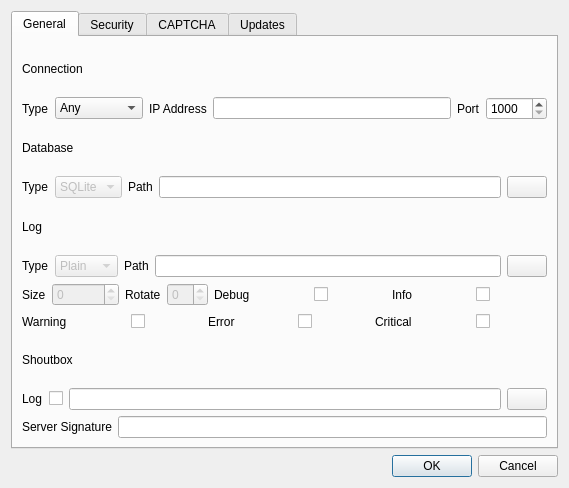
<?xml version="1.0" encoding="UTF-8"?>
<ui version="4.0">
 <class>Settings</class>
 <widget class="QWidget" name="Settings">
  <property name="geometry">
   <rect>
    <x>0</x>
    <y>0</y>
    <width>569</width>
    <height>488</height>
   </rect>
  </property>
  <layout class="QVBoxLayout">
   <item>
    <widget class="QTabWidget" name="tabWidget">
     <property name="currentIndex">
      <number>0</number>
     </property>
     <widget class="QWidget" name="tab">
      <attribute name="title">
       <string>General</string>
      </attribute>
      <layout class="QVBoxLayout">
       <item>
        <widget class="QLabel" name="connectionLabel">
         <property name="text">
          <string>Connection</string>
         </property>
        </widget>
       </item>
       <item>
        <layout class="QHBoxLayout">
         <item>
          <widget class="QLabel" name="connectionTypeLabel">
           <property name="text">
            <string>Type</string>
           </property>
          </widget>
         </item>
         <item>
          <widget class="QComboBox" name="connectionType">
           <item>
            <property name="text">
             <string>Any</string>
            </property>
           </item>
           <item>
            <property name="text">
             <string>Localhost</string>
            </property>
           </item>
           <item>
            <property name="text">
             <string>IP Address</string>
            </property>
           </item>
          </widget>
         </item>
         <item>
          <widget class="QLabel" name="connectionIPLabel">
           <property name="text">
            <string>IP Address</string>
           </property>
          </widget>
         </item>
         <item>
          <widget class="QLineEdit" name="connectionIP"/>
         </item>
         <item>
          <widget class="QLabel" name="connectionPortLabel">
           <property name="text">
            <string>Port</string>
           </property>
          </widget>
         </item>
         <item>
          <widget class="QSpinBox" name="connectionPort">
           <property name="minimum">
            <number>1000</number>
           </property>
           <property name="maximum">
            <number>99999</number>
           </property>
          </widget>
         </item>
        </layout>
       </item>
       <item>
        <widget class="QLabel" name="databaseLabel">
         <property name="text">
          <string>Database</string>
         </property>
        </widget>
       </item>
       <item>
        <layout class="QHBoxLayout">
         <item>
          <widget class="QLabel" name="databaseTypeLabel">
           <property name="text">
            <string>Type</string>
           </property>
          </widget>
         </item>
         <item>
          <widget class="QComboBox" name="databaseType">
           <property name="enabled">
            <bool>false</bool>
           </property>
           <item>
            <property name="text">
             <string>SQLite</string>
            </property>
           </item>
          </widget>
         </item>
         <item>
          <widget class="QLabel" name="databasePathLabel">
           <property name="text">
            <string>Path</string>
           </property>
          </widget>
         </item>
         <item>
          <widget class="QLineEdit" name="databasePath"/>
         </item>
         <item>
          <widget class="QPushButton" name="databaseBrowse"/>
         </item>
        </layout>
       </item>
       <item>
        <widget class="QLabel" name="logLabel">
         <property name="text">
          <string>Log</string>
         </property>
        </widget>
       </item>
       <item>
        <layout class="QHBoxLayout">
         <item>
          <widget class="QLabel" name="logTypeLabel">
           <property name="text">
            <string>Type</string>
           </property>
          </widget>
         </item>
         <item>
          <widget class="QComboBox" name="logType">
           <property name="enabled">
            <bool>false</bool>
           </property>
           <item>
            <property name="text">
             <string>Plain</string>
            </property>
           </item>
           <item>
            <property name="text">
             <string>HTML</string>
            </property>
           </item>
          </widget>
         </item>
         <item>
          <widget class="QLabel" name="logPathLabel">
           <property name="text">
            <string>Path</string>
           </property>
          </widget>
         </item>
         <item>
          <widget class="QLineEdit" name="logPath"/>
         </item>
         <item>
          <widget class="QPushButton" name="logBrowse"/>
         </item>
        </layout>
       </item>
       <item>
        <layout class="QHBoxLayout">
         <item>
          <widget class="QLabel" name="logSizeLabel">
           <property name="text">
            <string>Size</string>
           </property>
          </widget>
         </item>
         <item>
          <widget class="QSpinBox" name="logSize">
           <property name="enabled">
            <bool>false</bool>
           </property>
           <property name="maximum">
            <number>999999</number>
           </property>
          </widget>
         </item>
         <item>
          <widget class="QLabel" name="logRotateLabel">
           <property name="text">
            <string>Rotate</string>
           </property>
          </widget>
         </item>
         <item>
          <widget class="QSpinBox" name="logRotate">
           <property name="enabled">
            <bool>false</bool>
           </property>
          </widget>
         </item>
         <item>
          <widget class="QLabel" name="logDebugLabel">
           <property name="text">
            <string>Debug</string>
           </property>
          </widget>
         </item>
         <item>
          <layout class="QHBoxLayout">
           <item>
            <spacer>
             <property name="orientation">
              <enum>Qt::Horizontal</enum>
             </property>
             <property name="sizeHint" stdset="0">
              <size>
               <width>40</width>
               <height>20</height>
              </size>
             </property>
            </spacer>
           </item>
           <item>
            <widget class="QCheckBox" name="logDebug"/>
           </item>
           <item>
            <spacer>
             <property name="orientation">
              <enum>Qt::Horizontal</enum>
             </property>
             <property name="sizeHint" stdset="0">
              <size>
               <width>40</width>
               <height>20</height>
              </size>
             </property>
            </spacer>
           </item>
          </layout>
         </item>
         <item>
          <widget class="QLabel" name="logInfoLabel">
           <property name="text">
            <string>Info</string>
           </property>
          </widget>
         </item>
         <item>
          <layout class="QHBoxLayout">
           <item>
            <spacer>
             <property name="orientation">
              <enum>Qt::Horizontal</enum>
             </property>
             <property name="sizeHint" stdset="0">
              <size>
               <width>40</width>
               <height>20</height>
              </size>
             </property>
            </spacer>
           </item>
           <item>
            <widget class="QCheckBox" name="logInfo"/>
           </item>
           <item>
            <spacer>
             <property name="orientation">
              <enum>Qt::Horizontal</enum>
             </property>
             <property name="sizeHint" stdset="0">
              <size>
               <width>40</width>
               <height>20</height>
              </size>
             </property>
            </spacer>
           </item>
          </layout>
         </item>
        </layout>
       </item>
       <item>
        <layout class="QHBoxLayout">
         <item>
          <widget class="QLabel" name="logWarningLabel">
           <property name="text">
            <string>Warning</string>
           </property>
          </widget>
         </item>
         <item>
          <layout class="QHBoxLayout">
           <item>
            <spacer>
             <property name="orientation">
              <enum>Qt::Horizontal</enum>
             </property>
             <property name="sizeHint" stdset="0">
              <size>
               <width>40</width>
               <height>20</height>
              </size>
             </property>
            </spacer>
           </item>
           <item>
            <widget class="QCheckBox" name="logWarning"/>
           </item>
           <item>
            <spacer>
             <property name="orientation">
              <enum>Qt::Horizontal</enum>
             </property>
             <property name="sizeHint" stdset="0">
              <size>
               <width>40</width>
               <height>20</height>
              </size>
             </property>
            </spacer>
           </item>
          </layout>
         </item>
         <item>
          <widget class="QLabel" name="logErrorLabel">
           <property name="text">
            <string>Error</string>
           </property>
          </widget>
         </item>
         <item>
          <layout class="QHBoxLayout">
           <item>
            <spacer>
             <property name="orientation">
              <enum>Qt::Horizontal</enum>
             </property>
             <property name="sizeHint" stdset="0">
              <size>
               <width>40</width>
               <height>20</height>
              </size>
             </property>
            </spacer>
           </item>
           <item>
            <widget class="QCheckBox" name="logError"/>
           </item>
           <item>
            <spacer>
             <property name="orientation">
              <enum>Qt::Horizontal</enum>
             </property>
             <property name="sizeHint" stdset="0">
              <size>
               <width>40</width>
               <height>20</height>
              </size>
             </property>
            </spacer>
           </item>
          </layout>
         </item>
         <item>
          <widget class="QLabel" name="logCriticalLabel">
           <property name="text">
            <string>Critical</string>
           </property>
          </widget>
         </item>
         <item>
          <layout class="QHBoxLayout">
           <item>
            <spacer>
             <property name="orientation">
              <enum>Qt::Horizontal</enum>
             </property>
             <property name="sizeHint" stdset="0">
              <size>
               <width>40</width>
               <height>20</height>
              </size>
             </property>
            </spacer>
           </item>
           <item>
            <widget class="QCheckBox" name="logCritical"/>
           </item>
           <item>
            <spacer>
             <property name="orientation">
              <enum>Qt::Horizontal</enum>
             </property>
             <property name="sizeHint" stdset="0">
              <size>
               <width>40</width>
               <height>20</height>
              </size>
             </property>
            </spacer>
           </item>
          </layout>
         </item>
        </layout>
       </item>
       <item>
        <widget class="QLabel" name="shoutboxLabel">
         <property name="text">
          <string>Shoutbox</string>
         </property>
        </widget>
       </item>
       <item>
        <layout class="QHBoxLayout">
         <item>
          <widget class="QLabel" name="shoutbotLogLabel">
           <property name="text">
            <string>Log</string>
           </property>
          </widget>
         </item>
         <item>
          <widget class="QCheckBox" name="shoutboxLog"/>
         </item>
         <item>
          <widget class="QLineEdit" name="shoutboxPath"/>
         </item>
         <item>
          <widget class="QPushButton" name="shoutboxBrowse"/>
         </item>
        </layout>
       </item>
       <item>
        <layout class="QHBoxLayout">
         <item>
          <widget class="QLabel" name="sigLabel">
           <property name="text">
            <string>Server Signature</string>
           </property>
          </widget>
         </item>
         <item>
          <widget class="QLineEdit" name="sig"/>
         </item>
        </layout>
       </item>
      </layout>
     </widget>
     <widget class="QWidget" name="tab_2">
      <attribute name="title">
       <string>Security</string>
      </attribute>
      <layout class="QVBoxLayout">
       <item>
        <widget class="QLabel" name="sslLabel">
         <property name="text">
          <string>SSL</string>
         </property>
        </widget>
       </item>
       <item>
        <layout class="QHBoxLayout">
         <item>
          <widget class="QLabel" name="sslEnabledLabel">
           <property name="text">
            <string>Enabled</string>
           </property>
          </widget>
         </item>
         <item>
          <widget class="QCheckBox" name="sslEnabled"/>
         </item>
         <item>
          <spacer>
           <property name="orientation">
            <enum>Qt::Horizontal</enum>
           </property>
           <property name="sizeHint" stdset="0">
            <size>
             <width>40</width>
             <height>20</height>
            </size>
           </property>
          </spacer>
         </item>
        </layout>
       </item>
       <item>
        <layout class="QGridLayout">
         <item row="0" column="0">
          <widget class="QLabel" name="sslCertLabel">
           <property name="text">
            <string>Certificate</string>
           </property>
          </widget>
         </item>
         <item row="0" column="1">
          <widget class="QLineEdit" name="sslCertPath"/>
         </item>
         <item row="0" column="2">
          <widget class="QPushButton" name="sslCertBrowse"/>
         </item>
         <item row="1" column="0">
          <widget class="QLabel" name="sslKeyLabel">
           <property name="text">
            <string>Key</string>
           </property>
          </widget>
         </item>
         <item row="1" column="1">
          <widget class="QLineEdit" name="sslKeyPath"/>
         </item>
         <item row="1" column="2">
          <widget class="QPushButton" name="sslKeyBrowse"/>
         </item>
        </layout>
       </item>
       <item>
        <widget class="QLabel" name="authDatabaseLabel">
         <property name="text">
          <string>Auth Database</string>
         </property>
        </widget>
       </item>
       <item>
        <layout class="QHBoxLayout">
         <item>
          <widget class="QLabel" name="authDatabaseTypeLabel">
           <property name="text">
            <string>Type</string>
           </property>
          </widget>
         </item>
         <item>
          <widget class="QComboBox" name="authDatabaseType">
           <property name="enabled">
            <bool>false</bool>
           </property>
           <item>
            <property name="text">
             <string>SQLite</string>
            </property>
           </item>
          </widget>
         </item>
         <item>
          <widget class="QLabel" name="authPathLabel">
           <property name="text">
            <string>Path</string>
           </property>
          </widget>
         </item>
         <item>
          <widget class="QLineEdit" name="authPath"/>
         </item>
         <item>
          <widget class="QPushButton" name="authBrowse"/>
         </item>
        </layout>
       </item>
       <item>
        <widget class="QLabel" name="permsLabel">
         <property name="text">
          <string>Default Permissions</string>
         </property>
        </widget>
       </item>
       <item>
        <layout class="QHBoxLayout">
         <item>
          <widget class="QLabel" name="adminPermLabel">
           <property name="text">
            <string>Admin</string>
           </property>
          </widget>
         </item>
         <item>
          <layout class="QHBoxLayout">
           <item>
            <spacer>
             <property name="orientation">
              <enum>Qt::Horizontal</enum>
             </property>
             <property name="sizeHint" stdset="0">
              <size>
               <width>40</width>
               <height>20</height>
              </size>
             </property>
            </spacer>
           </item>
           <item>
            <widget class="QCheckBox" name="adminPerm"/>
           </item>
           <item>
            <spacer>
             <property name="orientation">
              <enum>Qt::Horizontal</enum>
             </property>
             <property name="sizeHint" stdset="0">
              <size>
               <width>40</width>
               <height>20</height>
              </size>
             </property>
            </spacer>
           </item>
          </layout>
         </item>
         <item>
          <widget class="QLabel" name="view_dbPermLabel">
           <property name="text">
            <string>View DB</string>
           </property>
          </widget>
         </item>
         <item>
          <layout class="QHBoxLayout">
           <item>
            <spacer>
             <property name="orientation">
              <enum>Qt::Horizontal</enum>
             </property>
             <property name="sizeHint" stdset="0">
              <size>
               <width>40</width>
               <height>20</height>
              </size>
             </property>
            </spacer>
           </item>
           <item>
            <widget class="QCheckBox" name="view_dbPerm"/>
           </item>
           <item>
            <spacer>
             <property name="orientation">
              <enum>Qt::Horizontal</enum>
             </property>
             <property name="sizeHint" stdset="0">
              <size>
               <width>40</width>
               <height>20</height>
              </size>
             </property>
            </spacer>
           </item>
          </layout>
         </item>
         <item>
          <widget class="QLabel" name="modify_dbPermLabel">
           <property name="text">
            <string>Modify DB</string>
           </property>
          </widget>
         </item>
         <item>
          <layout class="QHBoxLayout">
           <item>
            <spacer>
             <property name="orientation">
              <enum>Qt::Horizontal</enum>
             </property>
             <property name="sizeHint" stdset="0">
              <size>
               <width>40</width>
               <height>20</height>
              </size>
             </property>
            </spacer>
           </item>
           <item>
            <widget class="QCheckBox" name="modify_dbPerm"/>
           </item>
           <item>
            <spacer>
             <property name="orientation">
              <enum>Qt::Horizontal</enum>
             </property>
             <property name="sizeHint" stdset="0">
              <size>
               <width>40</width>
               <height>20</height>
              </size>
             </property>
            </spacer>
           </item>
          </layout>
         </item>
         <item>
          <widget class="QLabel" name="admin_dbPermLabel">
           <property name="text">
            <string>Admin DB</string>
           </property>
          </widget>
         </item>
         <item>
          <layout class="QHBoxLayout">
           <item>
            <spacer>
             <property name="orientation">
              <enum>Qt::Horizontal</enum>
             </property>
             <property name="sizeHint" stdset="0">
              <size>
               <width>40</width>
               <height>20</height>
              </size>
             </property>
            </spacer>
           </item>
           <item>
            <widget class="QCheckBox" name="admin_dbPerm"/>
           </item>
           <item>
            <spacer>
             <property name="orientation">
              <enum>Qt::Horizontal</enum>
             </property>
             <property name="sizeHint" stdset="0">
              <size>
               <width>40</width>
               <height>20</height>
              </size>
             </property>
            </spacer>
           </item>
          </layout>
         </item>
        </layout>
       </item>
       <item>
        <widget class="QLabel" name="adminLabel">
         <property name="text">
          <string>Admin User</string>
         </property>
        </widget>
       </item>
       <item>
        <layout class="QHBoxLayout">
         <item>
          <widget class="QLabel" name="adminUserPath">
           <property name="text">
            <string>Email</string>
           </property>
          </widget>
         </item>
         <item>
          <widget class="QLineEdit" name="adminUser"/>
         </item>
        </layout>
       </item>
       <item>
        <widget class="QLabel" name="saltsLabel">
         <property name="text">
          <string>Salts</string>
         </property>
        </widget>
       </item>
       <item>
        <layout class="QGridLayout">
         <item row="0" column="0">
          <widget class="QLabel" name="imageSaltLabel">
           <property name="text">
            <string>Image</string>
           </property>
          </widget>
         </item>
         <item row="0" column="1">
          <widget class="QLineEdit" name="imageSalt"/>
         </item>
         <item row="1" column="0">
          <widget class="QLabel" name="passwordSaltLabel">
           <property name="text">
            <string>Password</string>
           </property>
          </widget>
         </item>
         <item row="1" column="1">
          <widget class="QLineEdit" name="passwordSalt"/>
         </item>
        </layout>
       </item>
      </layout>
     </widget>
     <widget class="QWidget" name="tab_3">
      <attribute name="title">
       <string>CAPTCHA</string>
      </attribute>
      <layout class="QVBoxLayout">
       <item>
        <layout class="QHBoxLayout">
         <item>
          <widget class="QLabel" name="fontPathLabel">
           <property name="text">
            <string>Font Path</string>
           </property>
          </widget>
         </item>
         <item>
          <widget class="QLineEdit" name="fontPath"/>
         </item>
         <item>
          <widget class="QPushButton" name="fontBrowse"/>
         </item>
        </layout>
       </item>
       <item>
        <widget class="QLabel" name="lettersLabel">
         <property name="text">
          <string>Letters (comma separated)</string>
         </property>
        </widget>
       </item>
       <item>
        <widget class="QPlainTextEdit" name="letters"/>
       </item>
      </layout>
     </widget>
     <widget class="QWidget" name="tab_4">
      <attribute name="title">
       <string>Updates</string>
      </attribute>
      <layout class="QVBoxLayout">
       <item>
        <widget class="QLabel" name="clientLabel">
         <property name="text">
          <string>Client</string>
         </property>
        </widget>
       </item>
       <item>
        <layout class="QGridLayout">
         <item row="0" column="0">
          <widget class="QLabel" name="windowsClientLabel">
           <property name="text">
            <string>Windows</string>
           </property>
          </widget>
         </item>
         <item row="0" column="1">
          <widget class="QLineEdit" name="windowsClient"/>
         </item>
         <item row="1" column="0">
          <widget class="QLabel" name="macClicentLabel">
           <property name="text">
            <string>Mac OS X</string>
           </property>
          </widget>
         </item>
         <item row="1" column="1">
          <widget class="QLineEdit" name="macClient"/>
         </item>
         <item row="2" column="0">
          <widget class="QLabel" name="linuxClientLabel">
           <property name="text">
            <string>Linux</string>
           </property>
          </widget>
         </item>
         <item row="2" column="1">
          <widget class="QLineEdit" name="linuxClient"/>
         </item>
        </layout>
       </item>
       <item>
        <widget class="QLabel" name="updaterLabel">
         <property name="text">
          <string>Updater</string>
         </property>
        </widget>
       </item>
       <item>
        <layout class="QGridLayout">
         <item row="0" column="0">
          <widget class="QLabel" name="windowsUpdaterLabel">
           <property name="text">
            <string>Windows</string>
           </property>
          </widget>
         </item>
         <item row="0" column="1">
          <widget class="QLineEdit" name="windowsUpdater"/>
         </item>
         <item row="1" column="0">
          <widget class="QLabel" name="macUpdaterLabel">
           <property name="text">
            <string>Mac OS X</string>
           </property>
          </widget>
         </item>
         <item row="1" column="1">
          <widget class="QLineEdit" name="macUpdater"/>
         </item>
         <item row="2" column="0">
          <widget class="QLabel" name="linuxUpdaterLabel">
           <property name="text">
            <string>Linux</string>
           </property>
          </widget>
         </item>
         <item row="2" column="1">
          <widget class="QLineEdit" name="linuxUpdater"/>
         </item>
        </layout>
       </item>
       <item>
        <spacer>
         <property name="orientation">
          <enum>Qt::Vertical</enum>
         </property>
         <property name="sizeHint" stdset="0">
          <size>
           <width>20</width>
           <height>40</height>
          </size>
         </property>
        </spacer>
       </item>
      </layout>
     </widget>
    </widget>
   </item>
   <item>
    <widget class="QDialogButtonBox" name="buttonBox">
     <property name="standardButtons">
      <set>QDialogButtonBox::Cancel|QDialogButtonBox::Ok</set>
     </property>
    </widget>
   </item>
  </layout>
 </widget>
 <resources/>
 <connections/>
</ui>
